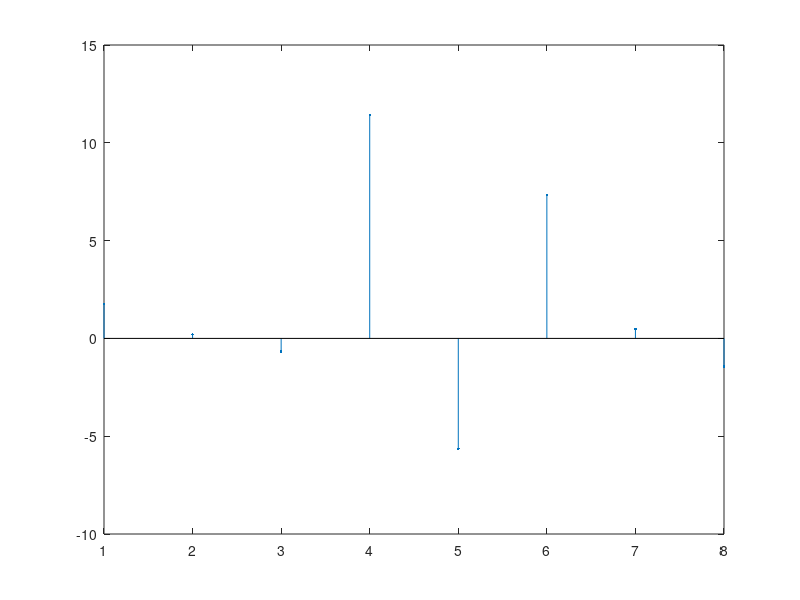

Recreate this plot in MATLAB.
clc;
clear;
x1=[2.2 3 -1.5 4.2 -1.8];
x2=[0.8 -1 1.6 0.8];
n=size(x1,2);
m=size(x2,2);
X1=fft(x1,n+m-1);
X2=fft(x2,n+m-1);
X=X1.*X2;
x=ifft(X)
stem(x,'.');
